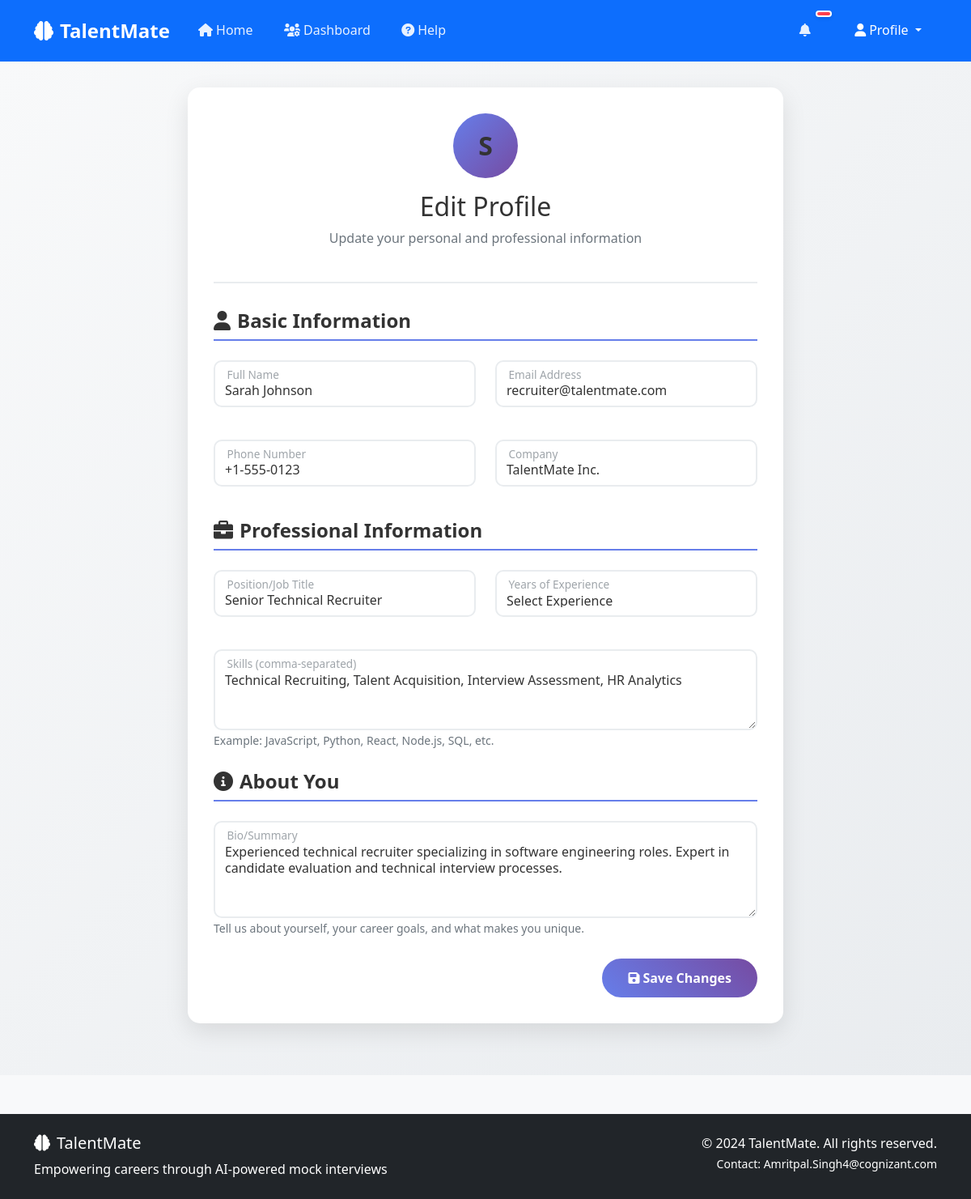
The app's page /profile/edit (signed in) with its own data.
### tables this page shows
CREATE TABLE users (
            id INTEGER PRIMARY KEY AUTOINCREMENT,
            username TEXT UNIQUE NOT NULL,
            email TEXT UNIQUE NOT NULL,
            password_hash TEXT NOT NULL,
            full_name TEXT,
            created_at TIMESTAMP DEFAULT CURRENT_TIMESTAMP
        , role TEXT DEFAULT "user", phone TEXT, company TEXT, position TEXT, experience_years INTEGER, skills TEXT, bio TEXT, profile_picture TEXT);

### app.py (the view, shortened to what this page needs)
@app.route('/profile/edit', methods=['GET', 'POST'])
@login_required
def edit_profile():
    user_info = get_user_info(session['user_id'])
    return render_template('edit_profile.html', user=user_info)

### app.py (called while the page is built)
def login_required(f):
    @wraps(f)
    def decorated_function(*args, **kwargs):
        if 'user_id' not in session:
            flash('Please log in to access this page.', 'error')
            return redirect(url_for('login'))
        return f(*args, **kwargs)
    return decorated_function

def get_user_info(user_id):
    conn = sqlite3.connect('talentmate.db')
    cursor = conn.cursor()
    cursor.execute('''
        SELECT username, email, full_name, role, phone, company, position,
               experience_years, skills, bio, profile_picture, created_at
        FROM users WHERE id = ?
    ''', (user_id,))
    user = cursor.fetchone()
    conn.close()
    return user

### templates/edit_profile.html (shortened to what this page needs)
{% extends "base.html" %}
{% block content %}
<div class="edit-profile-container">
    <div class="container">
        <div class="row justify-content-center">
            <div class="col-lg-8">
                <div class="edit-profile-card">
                    <div class="profile-header">
                        <div class="profile-avatar">
                            {{ user[2][0].upper() if user[2] else 'U' }}
                        </div>
                        <h2>Edit Profile</h2>
                        <p class="text-muted">Update your personal and professional information</p>
                    </div>
                    <form method="POST">
                        <h4 class="section-title">
                            <i class="fas fa-user me-2"></i>Basic Information
                        </h4>
                        <div class="row mb-4">
                            <div class="col-md-6">
                                <div class="form-floating mb-3">
                                    <input type="text" class="form-control" id="full_name" value="{{ user[2] or '' }}" readonly>
                                    <label for="full_name">Full Name</label>
                                </div>
                            </div>
                            <div class="col-md-6">
                                <div class="form-floating mb-3">
                                    <input type="email" class="form-control" id="email" value="{{ user[1] or '' }}" readonly>
                                    <label for="email">Email Address</label>
                                </div>
                            </div>
                        </div>
                        <div class="row mb-4">
                            <div class="col-md-6">
                                <div class="form-floating mb-3">
                                    <input type="tel" class="form-control" id="phone" name="phone" placeholder="Phone Number" value="{{ user[4] or '' }}">
                                    <label for="phone">Phone Number</label>
                                </div>
                            </div>
                            <div class="col-md-6">
                                <div class="form-floating mb-3">
                                    <input type="text" class="form-control" id="company" name="company" placeholder="Company" value="{{ user[5] or '' }}">
                                    <label for="company">Company</label>
                                </div>
                            </div>
                        </div>
                        <h4 class="section-title">
                            <i class="fas fa-briefcase me-2"></i>Professional Information
                        </h4>
                        <div class="row mb-4">
                            <div class="col-md-6">
                                <div class="form-floating mb-3">
                                    <input type="text" class="form-control" id="position" name="position" placeholder="Position" value="{{ user[6] or '' }}">
                                    <label for="position">Position/Job Title</label>
                                </div>
                            </div>
                            <div class="col-md-6">
                                <div class="form-floating mb-3">
                                    <select class="form-control" id="experience_years" name="experience_years">
                                        <option value="">Select Experience</option>
                                    </select>
                                    <label for="experience_years">Years of Experience</label>
                                </div>
                            </div>
                        </div>
                        <div class="mb-4">
                            <div class="form-floating">
                                <textarea class="form-control" id="skills" name="skills" placeholder="Skills" style="height: 100px">{{ user[8] or '' }}</textarea>
                                <label for="skills">Skills (comma-separated)</label>
                            </div>
                            <small class="form-text text-muted">
                                Example: JavaScript, Python, React, Node.js, SQL, etc.
                            </small>
                        </div>
                        <h4 class="section-title">
                            <i class="fas fa-info-circle me-2"></i>About You
                        </h4>
                        <div class="mb-4">
                            <div class="form-floating">
                                <textarea class="form-control" id="bio" name="bio" placeholder="Bio" style="height: 120px">{{ user[9] or '' }}</textarea>
                                <label for="bio">Bio/Summary</label>
                            </div>
                            <small class="form-text text-muted">
                                Tell us about yourself, your career goals, and what makes you unique.
                            </small>
                        </div>
                        <div class="d-flex justify-content-between">
                            <a href="{{ url_for('profile') }}" class="btn btn-outline-secondary">
                                <i class="fas fa-arrow-left me-1"></i>Back to Profile
                            </a>
                            <button type="submit" class="btn btn-save">
                                <i class="fas fa-save me-1"></i>Save Changes
                            </button>
                        </div>
                    </form>
                </div>
            </div>
        </div>
    </div>
</div>
{% endblock %}

### static/css/style.css (style rules this page uses)
:root { --primary-color: #667eea; --primary-dark: #764ba2; --success-color: #28a745; --warning-color: #ffc107; --danger-color: #dc3545; --info-color: #17a2b8; --light-color: #f8f9fa; --dark-color: #343a40; --font-family: 'Segoe UI', Tahoma, Geneva, Verdana, sans-serif; --border-radius: 10px; --box-shadow: 0 8px 25px rgba(0,0,0,0.1); --transition: all 0.3s ease; --navbar-height: 76px; }
* { margin: 0; padding: 0; box-sizing: border-box; }
body { font-family: var(--font-family); line-height: 1.6; color: #333 !important; background-color: #f8f9fa; min-height: 100vh; padding-top: var(--navbar-height); }
* { color: inherit; }
p, span, div, h1, h2, h3, h4, h5, h6, label, li, td, th { color: #333 !important; }
.text-muted { color: #6c757d !important; }
.container { opacity: 1 !important; visibility: visible !important; }
.form-control, .form-select { border: 2px solid #e9ecef !important; }
.btn { border-radius: var(--border-radius); font-weight: 500; padding: 0.5rem 1.5rem; transition: var(--transition); border: none; }
.form-control, .form-select { border-radius: var(--border-radius); border: 2px solid #e9ecef; padding: 0.75rem 1rem; transition: var(--transition); font-size: 1rem; color: #333 !important; background-color: white !important; }
.form-floating > label { padding: 1rem; color: #6c757d !important; }
.form-text { color: #6c757d !important; }
textarea { color: #333 !important; background-color: white !important; }
input[type="text"], input[type="email"], input[type="password"] { color: #333 !important; background-color: white !important; }
.btn { color: white !important; }
.btn * { color: white !important; }
.section-title { color: #333 !important; }
body, html { color: #333 !important; }

### templates/edit_profile.html (style rules this page uses)
.edit-profile-container { padding: 2rem 0; min-height: 100vh; background: linear-gradient(135deg, #f8f9fa 0%, #e9ecef 100%); }
.edit-profile-card { background: white; border-radius: 15px; box-shadow: 0 10px 30px rgba(0,0,0,0.1); padding: 2rem; margin-bottom: 2rem; }
.profile-header { text-align: center; margin-bottom: 2rem; padding-bottom: 1.5rem; border-bottom: 2px solid #e9ecef; }
.profile-avatar { width: 80px; height: 80px; border-radius: 50%; background: linear-gradient(135deg, #667eea, #764ba2); display: flex; align-items: center; justify-content: center; color: white; font-size: 2rem; font-weight: bold; margin: 0 auto 1rem; }
.form-control { border-radius: 10px; border: 2px solid #e9ecef; padding: 0.75rem 1rem; transition: all 0.3s ease; }
.btn-save { background: linear-gradient(45deg, #667eea, #764ba2); border: none; padding: 0.75rem 2rem; color: white; border-radius: 25px; font-weight: bold; transition: all 0.3s ease; }
.section-title { color: #667eea; font-weight: bold; margin-bottom: 1.5rem; padding-bottom: 0.5rem; border-bottom: 2px solid #667eea; }
.form-floating label { color: #666; }
.form-floating .form-control:focus ~ label, .form-floating .form-control:not(:placeholder-shown) ~ label { color: #667eea; }

### records on screen
users: full_name "S", full_name "Sarah Johnson", email "recruiter@talentmate.com", phone "+1-555-0123", company "TalentMate Inc.", position "Senior Technical Recruiter", skills "Technical Recruiting, Talent Acquisition, Interview Assessment, HR Analytics", bio "Experienced technical recruiter specializing in software engineering roles. Expert in candidate evaluation and technical interview processes."
